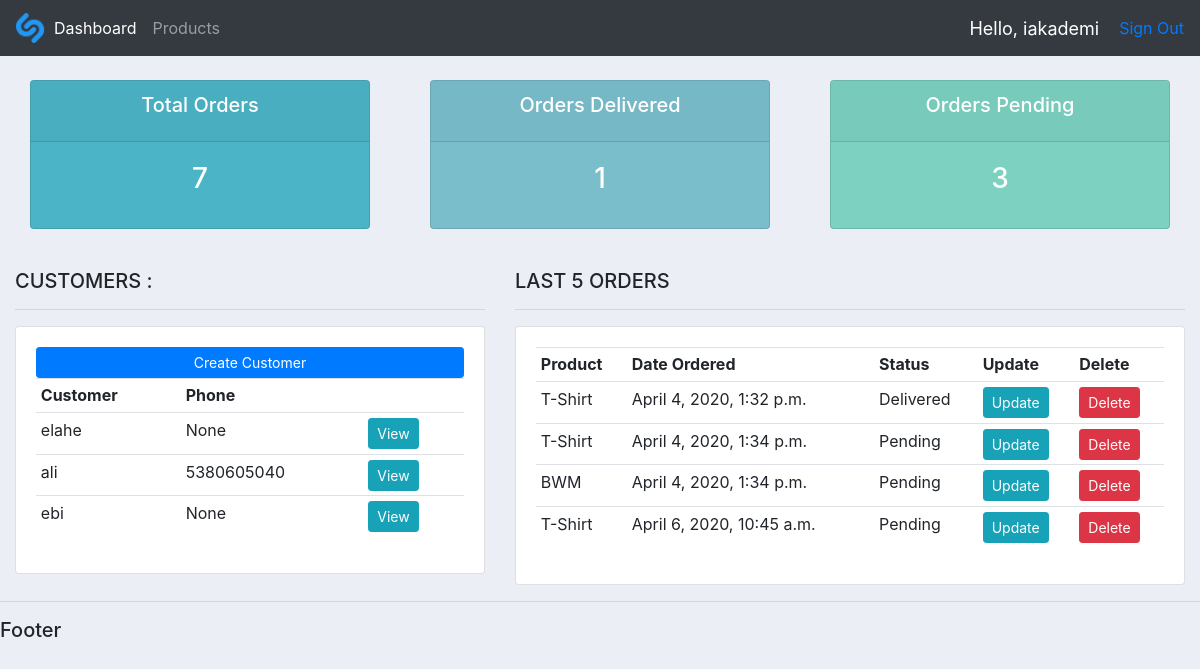
Page / (signed in) on the earlier database version.
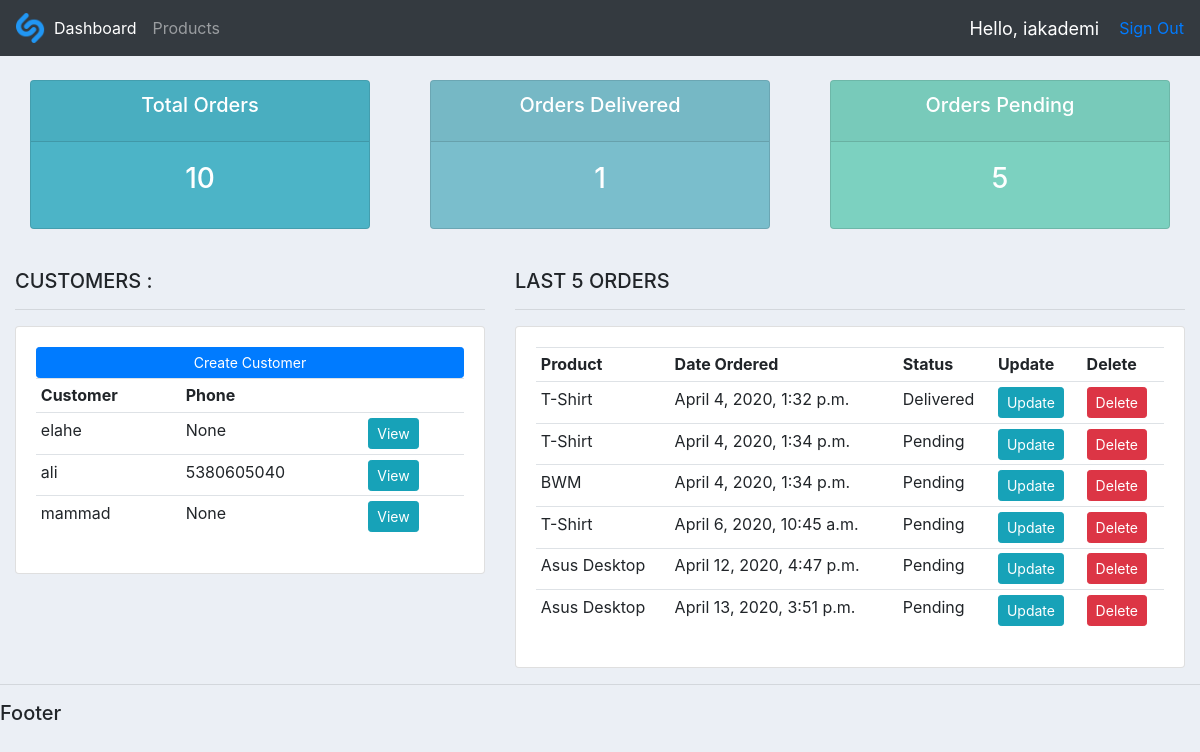
Same page on the later database version.
### accounts/models.py (models this page shows, shortened)
class Customer(models.Model):
    user = models.OneToOneField(User, null=True, on_delete=models.CASCADE)
    name = models.CharField(max_length=200, null=True)
    phone = models.CharField(max_length=20, null=True)
    email = models.CharField(max_length=200, null=True)
    dateCreated = models.DateTimeField(auto_now_add=True, null=True)
    profilePicture = models.ImageField(null=True, blank=True)

class Order(models.Model):
    Status = (
        ('Pending', 'Pending'),
        ('Out of Delivery', 'Out Of Delivery'),
        ('Delivered', 'Delivered')
    )
    customer = models.ForeignKey(Customer, null=True, on_delete=models.SET_NULL)
    product = models.ForeignKey(Product, null=True, on_delete=models.SET_NULL)
    dateCreated = models.DateTimeField(auto_now_add=True, null=True)
    status = models.CharField(max_length=200, null=True, choices=Status, default='Pending')
    note = models.CharField(max_length=1000, null=True)
    adet = models.IntegerField(null=True)
    totalCost= models.IntegerField(null=True)

class Product(models.Model):
    Category = (
        ('Indoor', 'Indoor'),
        ('Outdoor', 'Outdoor'),
        ('Electronic', 'Electronic')
    )
    name = models.CharField(max_length=200, null=True)
    price = models.FloatField(null=True)
    category = models.CharField(max_length=200, null=True, choices=Category)
    description = models.CharField(max_length=200, null=True)
    dateCreated = models.DateTimeField(auto_now_add=True, null=True)
    tags = models.ManyToManyField(Tag)
    def __str__(self):
        return self.name

### accounts/decorators.py (the view)
    def wrapper_function(request, *args, **kwargs):
        group = None
        if request.user.groups.exists():
            group = request.user.groups.all()[0].name
        if group == 'customer':
            return redirect('user-page')
        if group == 'admin':
            return view_func(request, *args, **kwargs)

### accounts/views.py (called while the page is built)
@login_required(login_url='signin')
@user_analyser
def home(request):
    orders = Order.objects.all()
    customers = Customer.objects.all()
    totalCustomers = customers.count()
    totalOrders = orders.count()
    delivered = orders.filter(status='Delivered').count()
    pending = orders.filter(status='Pending').count()
    totalOrdersAmount = 0
    for order in orders:
        totalOrdersAmount += order.adet
    context = {'orders': orders,
               'customers': customers,
               'totalOrders': totalOrders,
               'totalCustomers': totalCustomers,
               'delivered': delivered,
               'pending': pending,
               'totalOrdersAmount':totalOrdersAmount
               }
    return render(request, 'accounts/dashboard.html', context)

### accounts/templates/accounts/dashboard.html
{% extends 'accounts/main.html' %}
{% block content %}
{% include 'accounts/status.html'%}
<br>
<div class="row">
    <div class="col-md-5">
        <h5>CUSTOMERS : </h5>
        <hr>
        <div class="card card-body">
            <a class="btn btn-primary btn-sm btn-block" href="{% url 'create_customer' %}">Create Customer</a>
            <table class="table table-sm">
                <tr>
                    <th>Customer</th>
                    <th>Phone</th>
                    <th></th>
                </tr>
                {% for customer in customers %}
                <tr>
                    <td>{{customer.name}}</td>
                    <td>{{customer.phone}}</td>
                    <td><a href="{% url 'customer' customer.id %}" class="btn btn-sm btn-info">View</a></td>
                </tr>
                {% endfor %}
            </table>
        </div>
    </div>
    <div class="col-md-7">
        <h5>LAST 5 ORDERS</h5>
        <hr>
        <div class="card card-body">
            <table class="table table-sm">
                <tr>
                    <th>Product</th>
                    <th>Date Ordered</th>
                    <th>Status</th>
                    <th>Update</th>
                    <th>Delete</th>
                </tr>
                {% for order in orders %}
                <tr>
                    <td>{{order.product}}</td>
                    <td>{{order.dateCreated}}</td>
                    <td>{{order.status}}</td>
                    <td><a href="{% url 'update_order' order.id %}" class="btn btn-sm btn-info">Update</a></td>
                    <td><a href="{% url 'delete_order' order.id %}" class="btn btn-sm btn-danger">Delete</a></td>
                </tr>
                {%endfor%}
            </table>
        </div>
    </div>
</div>
{% endblock %}

Differences in the rows shown:
removed Customer: name "ebi", phone "None"
added Customer: name "mammad", phone "None"
added Order: product "Asus Desktop", dateCreated "April 12, 2020, 4:47 p.m.", status "Pending"
added Order: product "Asus Desktop", dateCreated "April 13, 2020, 3:51 p.m.", status "Pending"
Other differences:
{{ totalOrdersAmount }}: "7" → "10"
{{ pending }}: "3" → "5"
